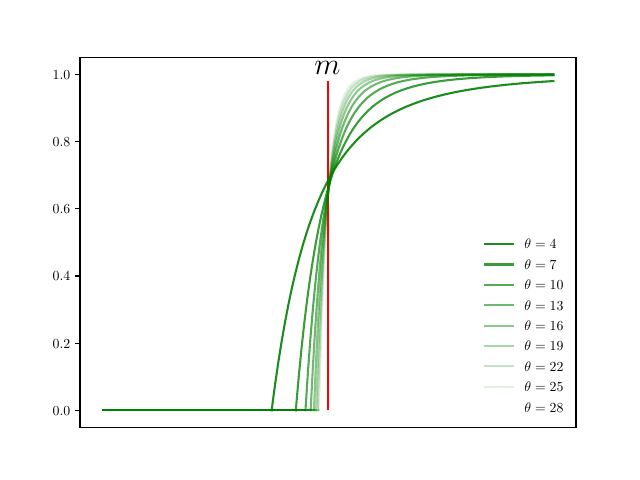

Here is the Python script that generated this plot:
import matplotlib.pyplot as plt
import numpy as np
plt.rc('text', usetex=True)
plt.rc('font', family='serif')

def plot_cdf(thetas=[2], m=5, filename=False):
    fig, ax = plt.subplots()
    for theta in thetas:
        min_w = (theta - 1)/(theta)*m
        w = np.linspace(min_w, 10, 1000)
        cdf = 1 - (w / min_w)**(-1 * theta)
        ax.plot(np.linspace(0, min_w, 1000), np.linspace(0, 0, 1000),
                color='green',
                alpha= 1 - (thetas.index(theta) + 1)/len(thetas),
                label=f'$\\theta = {theta}$'
                )
        ax.plot(w, cdf,
                color='green',
                alpha= 1 - (thetas.index(theta) + 1)/len(thetas)
                )
    ax.vlines(m, ymin=0, ymax=.98, color='red')
    ax.annotate(r'$m$', (4.7, 1), fontsize=22)
    ax.get_xaxis().set_visible(False)
    plt.legend(loc='lower right', frameon=False)
    plt.savefig(f'{filename}.pdf')


plot_cdf(thetas=[i for i in range(4, 30, 3)], m=5, filename='cdf_graph')
